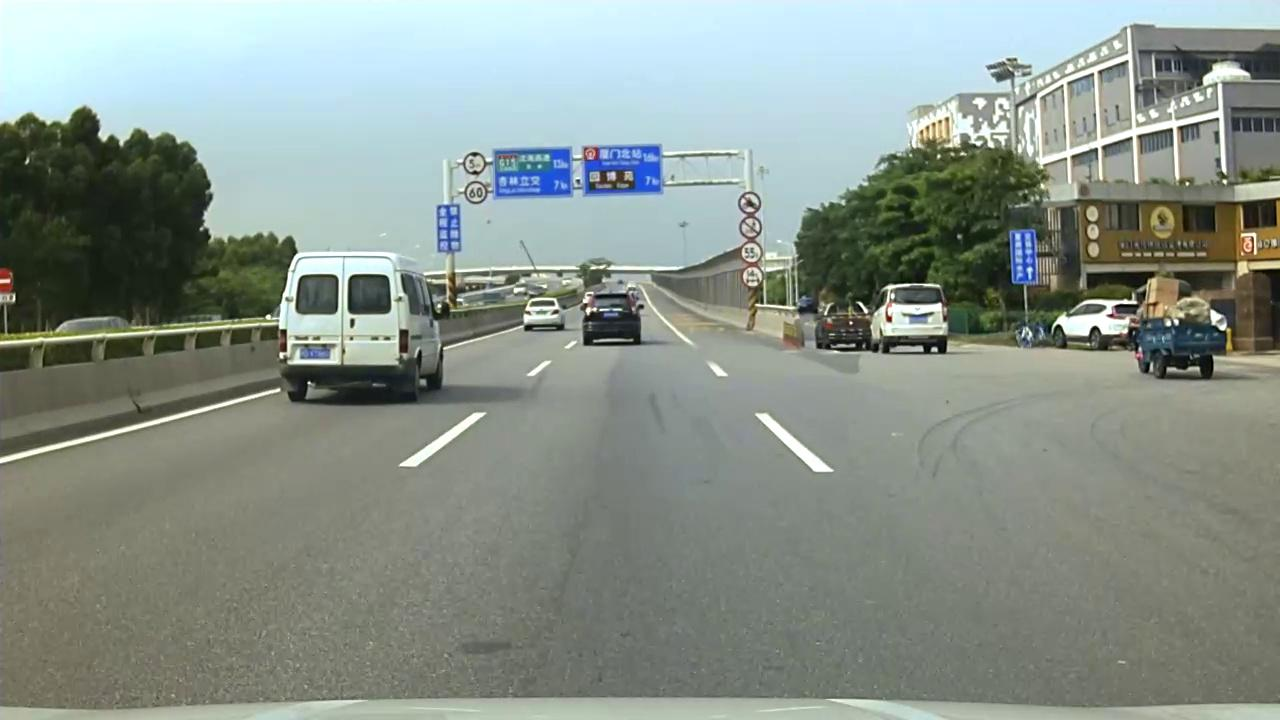
#> input picture configs/smrt/images/00362.jpg, 1280 x 720 px
$ python -i gmc.py   (imports and definitions only)
#> lines starting #> are read from the running program, lines starting #| are printed output that depends on the picture
#> further down, picture is the input picture: shape (720, 1280, 3); mean B, G, R 139.1, 146.8, 136.3
# Copyright (c) 2023 PaddlePaddle Authors. All Rights Reserved.
#
# Licensed under the Apache License, Version 2.0 (the "License");
# you may not use this file except in compliance with the License.
# You may obtain a copy of the License at
#
#     http://www.apache.org/licenses/LICENSE-2.0
#
# Unless required by applicable law or agreed to in writing, software
# distributed under the License is distributed on an "AS IS" BASIS,
# WITHOUT WARRANTIES OR CONDITIONS OF ANY KIND, either express or implied.
# See the License for the specific language governing permissions and
# limitations under the License.
"""
This code is based on https://github.com/WWangYuHsiang/SMILEtrack/blob/main/BoT-SORT/tracker/gmc.py
"""

import cv2
import matplotlib.pyplot as plt
import numpy as np
import copy
import time


class GMC:
    def __init__(self, method='sparseOptFlow', downscale=2, verbose=None):
        super(GMC, self).__init__()

        self.method = method
        self.downscale = max(1, int(downscale))

        if self.method == 'orb':
            self.detector = cv2.FastFeatureDetector_create(20)
            self.extractor = cv2.ORB_create()
            self.matcher = cv2.BFMatcher(cv2.NORM_HAMMING)

        elif self.method == 'sift':
            self.detector = cv2.SIFT_create(
                nOctaveLayers=3, contrastThreshold=0.02, edgeThreshold=20)
            self.extractor = cv2.SIFT_create(
                nOctaveLayers=3, contrastThreshold=0.02, edgeThreshold=20)
            self.matcher = cv2.BFMatcher(cv2.NORM_L2)

        elif self.method == 'ecc':
            number_of_iterations = 5000
            termination_eps = 1e-6
            self.warp_mode = cv2.MOTION_EUCLIDEAN
            self.criteria = (cv2.TERM_CRITERIA_EPS | cv2.TERM_CRITERIA_COUNT,
                             number_of_iterations, termination_eps)

        elif self.method == 'sparseOptFlow':
            self.feature_params = dict(
                maxCorners=1000,
                qualityLevel=0.01,
                minDistance=1,
                blockSize=3,
                useHarrisDetector=False,
                k=0.04)
            # self.gmc_file = open('GMC_results.txt', 'w')

        elif self.method == 'file' or self.method == 'files':
            seqName = verbose[0]
            ablation = verbose[1]
            if ablation:
                filePath = r'tracker/GMC_files/MOT17_ablation'
            else:
                filePath = r'tracker/GMC_files/MOTChallenge'

            if '-FRCNN' in seqName:
                seqName = seqName[:-6]
            elif '-DPM' in seqName:
                seqName = seqName[:-4]
            elif '-SDP' in seqName:
                seqName = seqName[:-4]

            self.gmcFile = open(filePath + "/GMC-" + seqName + ".txt", 'r')

            if self.gmcFile is None:
                raise ValueError("Error: Unable to open GMC file in directory:"
                                 + filePath)
        elif self.method == 'none' or self.method == 'None':
            self.method = 'none'
        else:
            raise ValueError("Error: Unknown CMC method:" + method)

        self.prevFrame = None
        self.prevKeyPoints = None
        self.prevDescriptors = None

        self.initializedFirstFrame = False

    def apply(self, raw_frame, detections=None):
        if self.method == 'orb' or self.method == 'sift':
            return self.applyFeaures(raw_frame, detections)
        elif self.method == 'ecc':
            return self.applyEcc(raw_frame, detections)
        elif self.method == 'sparseOptFlow':
            return self.applySparseOptFlow(raw_frame, detections)
        elif self.method == 'file':
            return self.applyFile(raw_frame, detections)
        elif self.method == 'none':
            return np.eye(2, 3)
        else:
            return np.eye(2, 3)

    # [171 lines left out: functions applyEcc, applyFeaures, not called in this run]

    def applySparseOptFlow(self, raw_frame, detections=None):

        t0 = time.time()

        # Initialize
        height, width, _ = raw_frame.shape
#> height = 720; width = 1280
        frame = cv2.cvtColor(raw_frame, cv2.COLOR_BGR2GRAY)
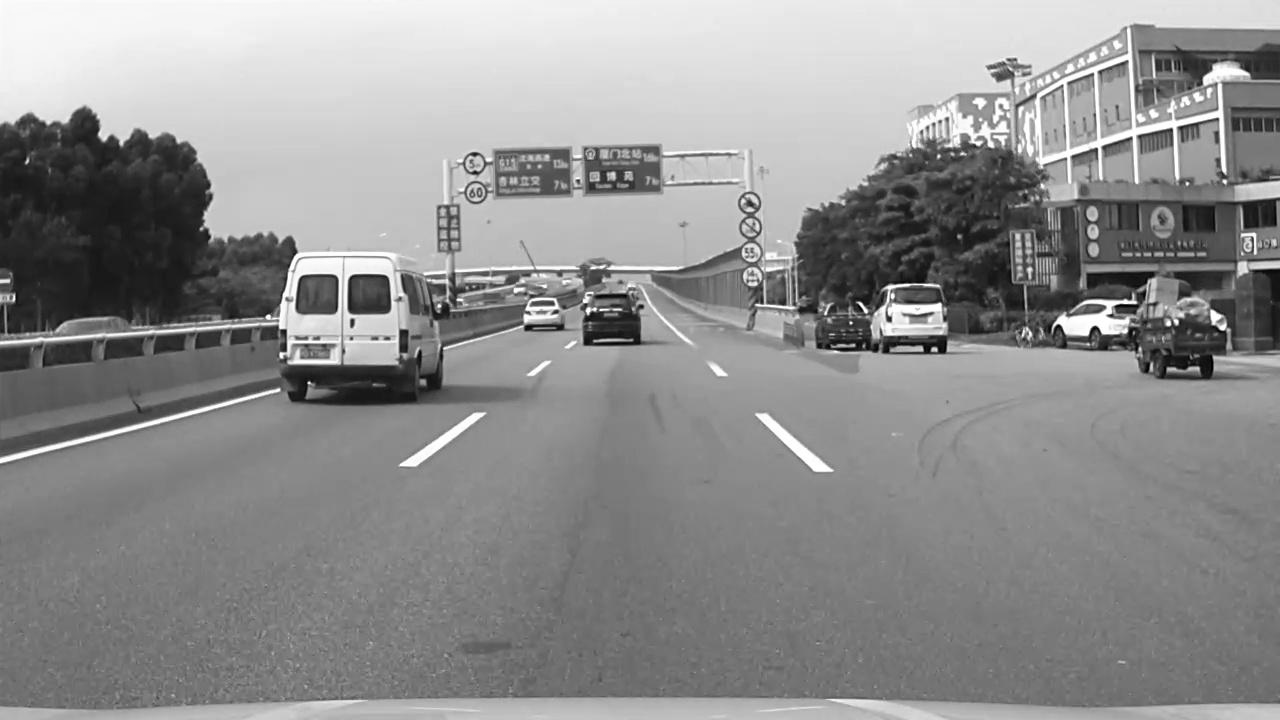
#> frame: shape (720, 1280); min 0, max 255, mean 142.8
        H = np.eye(2, 3)

        # Downscale image
        if self.downscale > 1.0:
            # frame = cv2.GaussianBlur(frame, (3, 3), 1.5)
            frame = cv2.resize(frame, (width // self.downscale,
                                       height // self.downscale))
#> frame: shape (360, 640)

        # find the keypoints
        keypoints = cv2.goodFeaturesToTrack(
            frame, mask=None, **self.feature_params)
#> keypoints = 1000 rows, first 8: [142, 165], [565, 69], [444, 160], [584, 162], [588, 162], [142, 175], [585, 65], [467, 174]

        # Handle first frame
        if not self.initializedFirstFrame:
            # Initialize data
            self.prevFrame = frame.copy()
            self.prevKeyPoints = copy.copy(keypoints)
#> self.prevKeyPoints has the same summary as keypoints

            # Initialization done
            self.initializedFirstFrame = True

            return H

        if self.prevFrame.shape != frame.shape:
            self.prevFrame = frame.copy()
            self.prevKeyPoints = copy.copy(keypoints)
            return H

        # find correspondences
        matchedKeypoints, status, err = cv2.calcOpticalFlowPyrLK(
            self.prevFrame, frame, self.prevKeyPoints, None)

        # leave good correspondences only
        prevPoints = []
        currPoints = []

        for i in range(len(status)):
            if status[i]:
                prevPoints.append(self.prevKeyPoints[i])
                currPoints.append(matchedKeypoints[i])

        prevPoints = np.array(prevPoints)
        currPoints = np.array(currPoints)

        # Find rigid matrix
        if (np.size(prevPoints, 0) > 4) and (
                np.size(prevPoints, 0) == np.size(prevPoints, 0)):
            H, inliesrs = cv2.estimateAffinePartial2D(prevPoints, currPoints,
                                                      cv2.RANSAC)

            # Handle downscale
            if self.downscale > 1.0:
                H[0, 2] *= self.downscale
                H[1, 2] *= self.downscale
        else:
            print('Warning: not enough matching points')

        # Store to next iteration
        self.prevFrame = frame.copy()
        self.prevKeyPoints = copy.copy(keypoints)

        t1 = time.time()

        # gmc_line = str(1000 * (t1 - t0)) + "\t" + str(H[0, 0]) + "\t" + str(H[0, 1]) + "\t" + str(
        #     H[0, 2]) + "\t" + str(H[1, 0]) + "\t" + str(H[1, 1]) + "\t" + str(H[1, 2]) + "\n"
        # self.gmc_file.write(gmc_line)

        return H

    # [12 lines left out: function applyFile, not called in this run]

>>> import cv2
>>> picture = cv2.imread('../../../../../configs/smrt/images/00362.jpg')
>>> result = GMC().apply(picture)
#> result = [[1, 0, 0], [0, 1, 0]]

$ run again, on configs/smrt/images/lvjian1_0.jpg
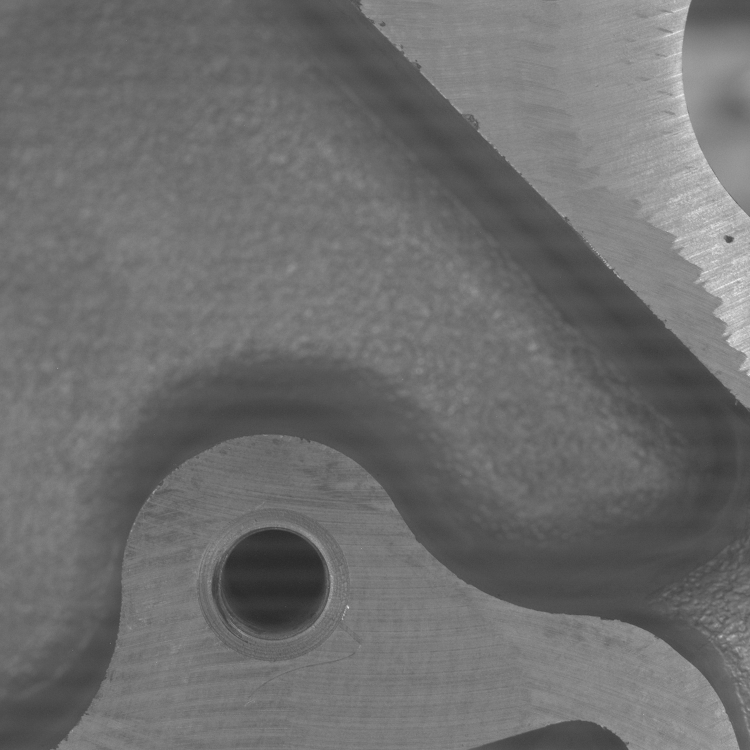
#> input picture configs/smrt/images/lvjian1_0.jpg, 1500 x 1500 px (shown at 1/2 size)
#> picture is the input picture: shape (1500, 1500, 3); min 40, max 255, mean 110
#> in applySparseOptFlow, `frame = cv2.resize(frame, (width // self.downscale, height // self.dow..`:
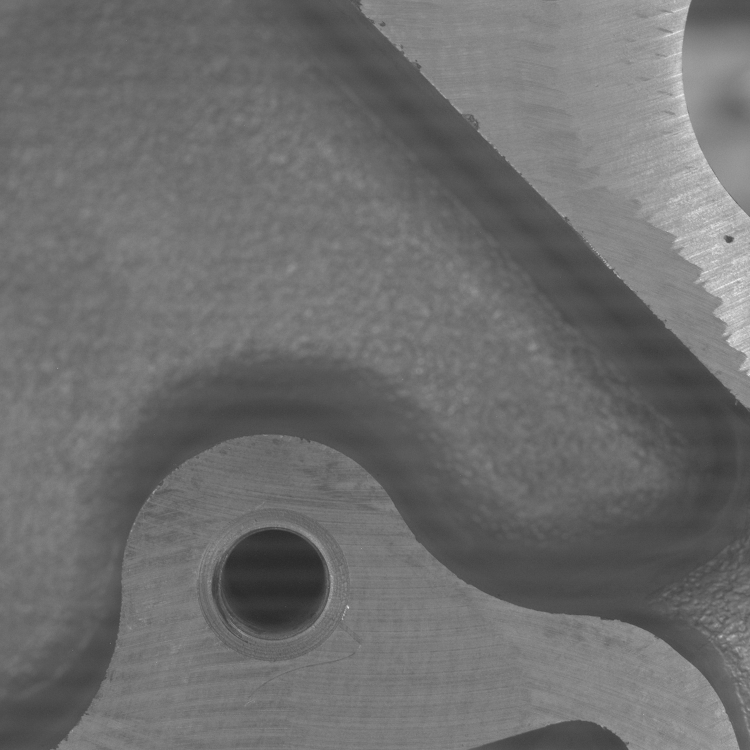
#> frame: shape (750, 750); min 42, max 239, mean 110.1
#> keypoints = 1000 rows, first 8: [348, 607], [732, 238], [727, 340], [719, 636], [610, 268], [748, 374], [721, 636], [602, 726]
#> self.prevKeyPoints has the same summary as keypoints
#> result = [[1, 0, 0], [0, 1, 0]]

$ run again, on configs/smrt/images/lvjian1_10.jpg
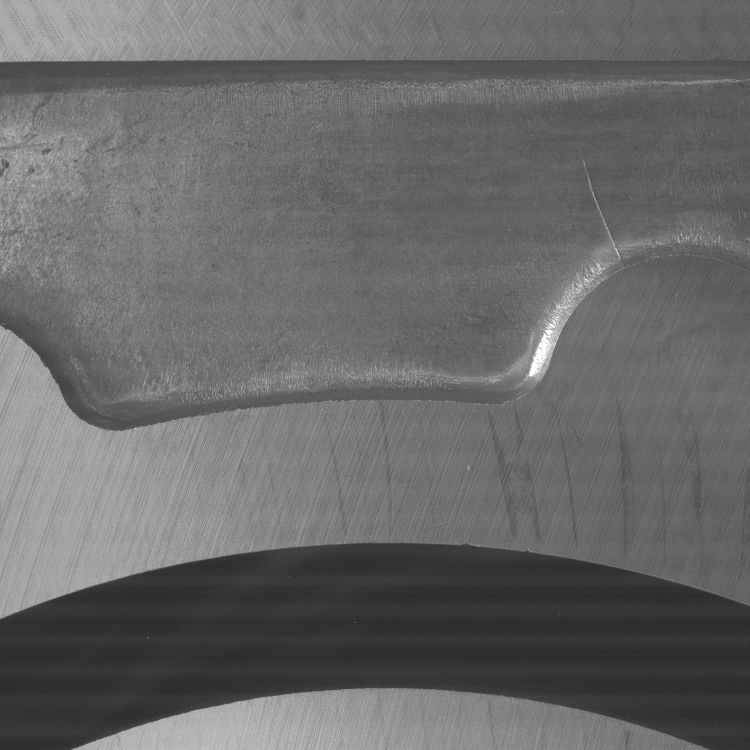
#> input picture configs/smrt/images/lvjian1_10.jpg, 1500 x 1500 px (shown at 1/2 size)
#> picture is the input picture: shape (1500, 1500, 3); min 38, max 255, mean 104.1
#> in applySparseOptFlow, `frame = cv2.resize(frame, (width // self.downscale, height // self.dow..`:
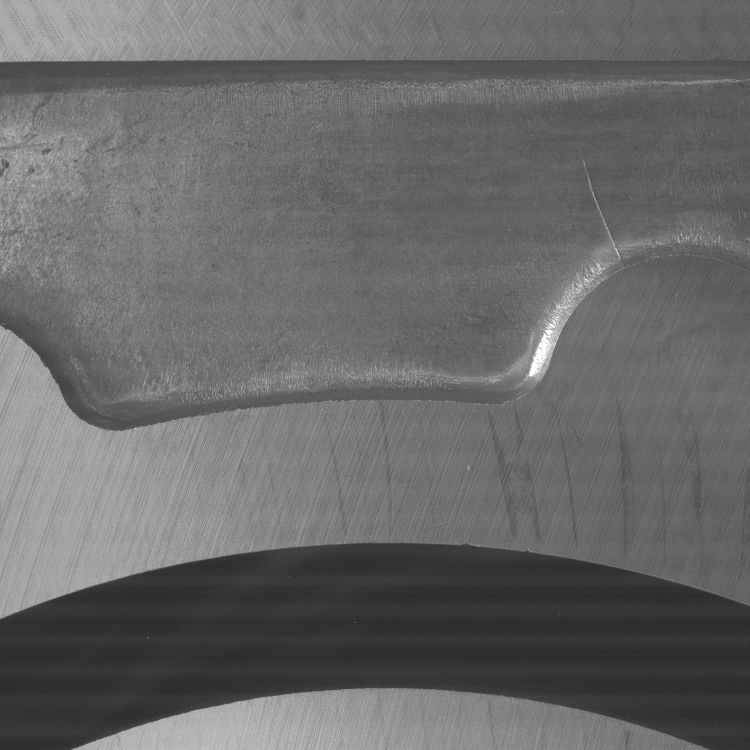
#> frame: shape (750, 750); min 42, max 255, mean 104.2
#> keypoints = 1000 rows, first 8: [529, 375], [544, 333], [545, 330], [550, 324], [5, 329], [554, 326], [552, 331], [584, 278]
#> self.prevKeyPoints has the same summary as keypoints
#> result = [[1, 0, 0], [0, 1, 0]]

$ run again, on configs/smrt/images/renche_00002.jpg
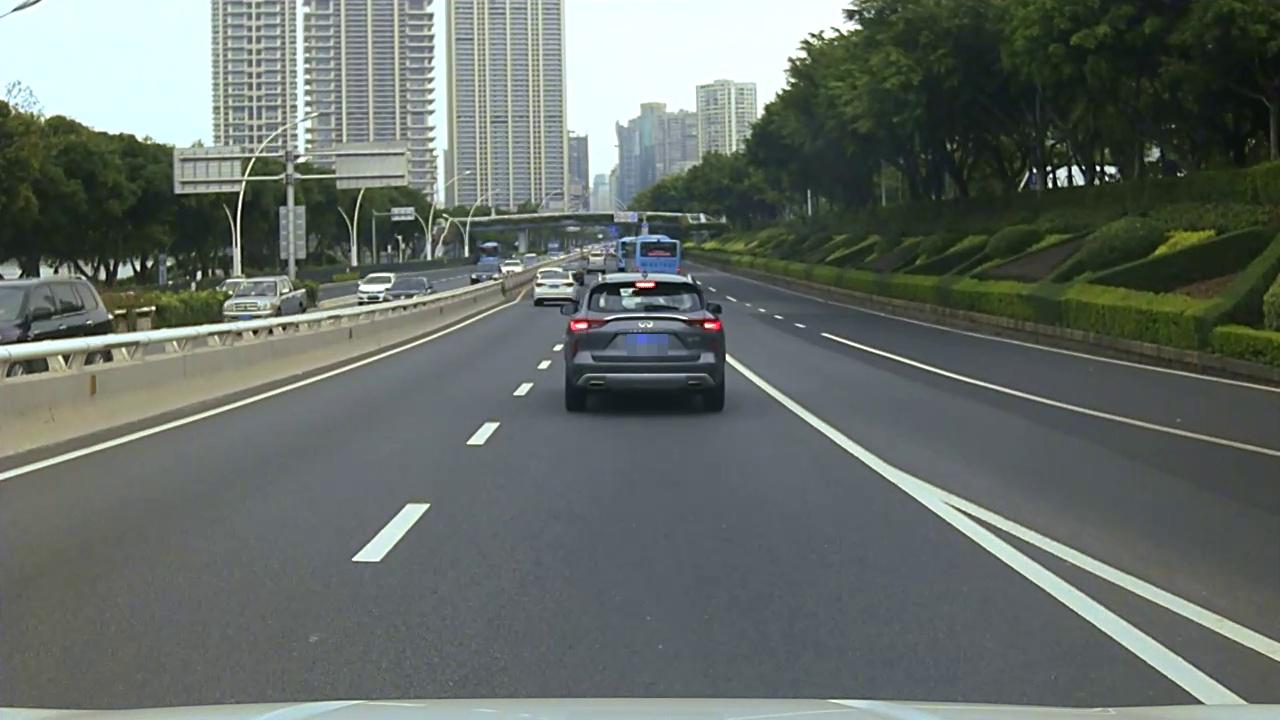
#> input picture configs/smrt/images/renche_00002.jpg, 1280 x 720 px
#> picture is the input picture: shape (720, 1280, 3); mean B, G, R 103.7, 108.6, 101.1
#> in applySparseOptFlow, `frame = cv2.cvtColor(raw_frame, cv2.COLOR_BGR2GRAY)`:
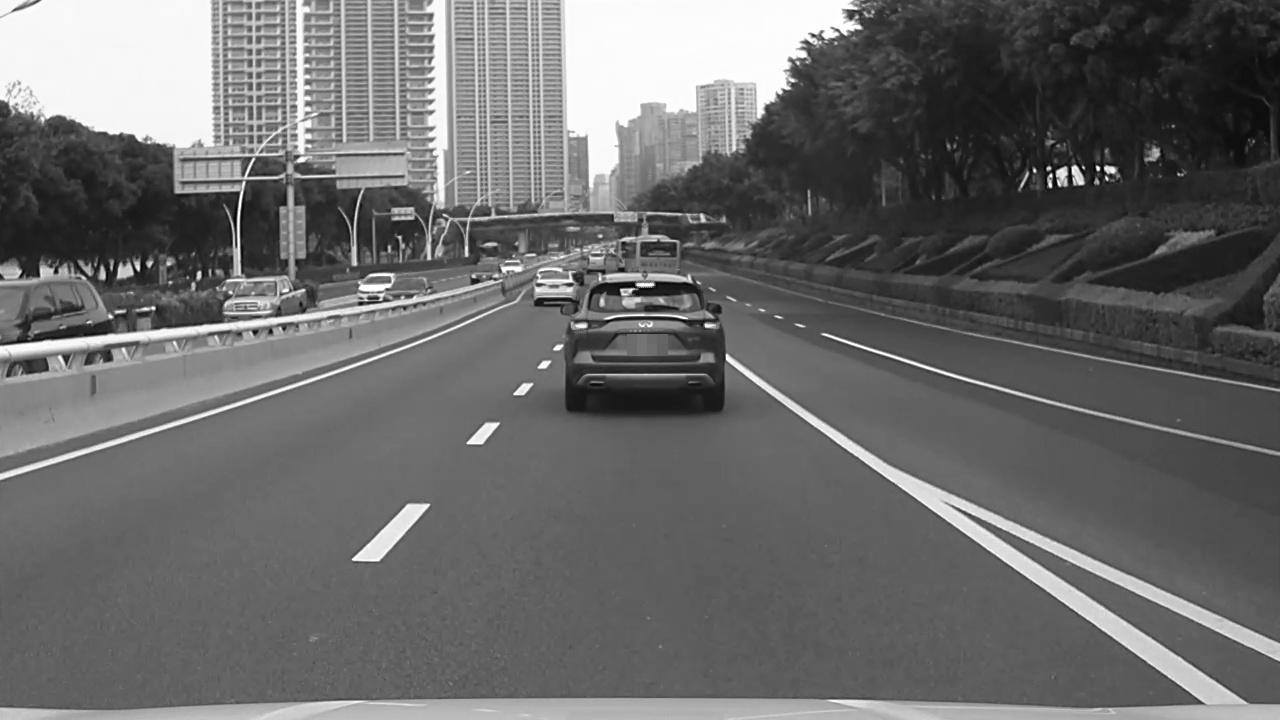
#> frame: shape (720, 1280); min 0, max 255, mean 105.9
#> keypoints = 1000 rows, first 8: [537, 83], [553, 84], [524, 84], [352, 162], [532, 84], [549, 84], [311, 145], [541, 91]
#> self.prevKeyPoints has the same summary as keypoints
#> result = [[1, 0, 0], [0, 1, 0]]
